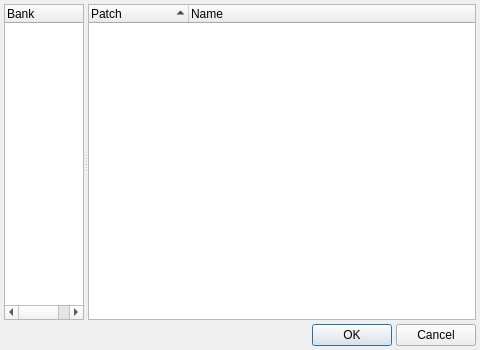
<ui version="4.0" >
 <author>rncbc aka Rui Nuno Capela</author>
 <comment>qsynth - A fluidsynth Qt GUI Interface.

   Copyright (C) 2003-2007, rncbc aka Rui Nuno Capela. All rights reserved.

   This program is free software; you can redistribute it and/or
   modify it under the terms of the GNU General Public License
   as published by the Free Software Foundation; either version 2
   of the License, or (at your option) any later version.

   This program is distributed in the hope that it will be useful,
   but WITHOUT ANY WARRANTY; without even the implied warranty of
   MERCHANTABILITY or FITNESS FOR A PARTICULAR PURPOSE.  See the
   GNU General Public License for more details.

   You should have received a copy of the GNU General Public License along
   with this program; if not, write to the Free Software Foundation, Inc.,
   51 Franklin Street, Fifth Floor, Boston, MA 02110-1301 USA.

</comment>
 <class>PatchesDialog</class>
 <widget class="QDialog" name="PatchesDialog" >
  <property name="geometry" >
   <rect>
    <x>0</x>
    <y>0</y>
    <width>480</width>
    <height>350</height>
   </rect>
  </property>
  <property name="minimumSize" >
   <size>
    <width>300</width>
    <height>150</height>
   </size>
  </property>
  <property name="windowTitle" >
   <string>Qsynth: Channel Preset</string>
  </property>
  <property name="windowIcon" >
   <iconset/>
  </property>
  <layout class="QVBoxLayout" >
   <item>
    <widget class="QSplitter" name="m_splitter" >
     <property name="sizePolicy" >
      <sizepolicy vsizetype="Expanding" hsizetype="Expanding" >
       <horstretch>0</horstretch>
       <verstretch>0</verstretch>
      </sizepolicy>
     </property>
     <property name="orientation" >
      <enum>Qt::Horizontal</enum>
     </property>
     <widget class="QTreeWidget" name="m_bankListView" >
      <property name="minimumSize" >
       <size>
        <width>20</width>
        <height>0</height>
       </size>
      </property>
      <property name="maximumSize" >
       <size>
        <width>80</width>
        <height>32767</height>
       </size>
      </property>
      <property name="toolTip" >
       <string>Bank selector</string>
      </property>
      <property name="alternatingRowColors" >
       <bool>true</bool>
      </property>
      <property name="indentation" >
       <number>4</number>
      </property>
      <property name="rootIsDecorated" >
       <bool>false</bool>
      </property>
      <property name="uniformRowHeights" >
       <bool>true</bool>
      </property>
      <property name="itemsExpandable" >
       <bool>false</bool>
      </property>
      <property name="sortingEnabled" >
       <bool>true</bool>
      </property>
      <property name="allColumnsShowFocus" >
       <bool>true</bool>
      </property>
      <column>
       <property name="text" >
        <string>Bank</string>
       </property>
      </column>
     </widget>
     <widget class="QTreeWidget" name="m_progListView" >
      <property name="toolTip" >
       <string>Program selector</string>
      </property>
      <property name="alternatingRowColors" >
       <bool>true</bool>
      </property>
      <property name="indentation" >
       <number>4</number>
      </property>
      <property name="rootIsDecorated" >
       <bool>false</bool>
      </property>
      <property name="uniformRowHeights" >
       <bool>true</bool>
      </property>
      <property name="itemsExpandable" >
       <bool>false</bool>
      </property>
      <property name="sortingEnabled" >
       <bool>true</bool>
      </property>
      <property name="allColumnsShowFocus" >
       <bool>true</bool>
      </property>
      <column>
       <property name="text" >
        <string>Patch</string>
       </property>
      </column>
      <column>
       <property name="text" >
        <string>Name</string>
       </property>
      </column>
     </widget>
    </widget>
   </item>
   <item>
    <layout class="QHBoxLayout" >
     <property name="spacing" >
      <number>4</number>
     </property>
     <property name="leftMargin" >
      <number>0</number>
     </property>
     <property name="topMargin" >
      <number>0</number>
     </property>
     <property name="rightMargin" >
      <number>0</number>
     </property>
     <property name="bottomMargin" >
      <number>0</number>
     </property>
     <item>
      <spacer>
       <property name="orientation" >
        <enum>Qt::Horizontal</enum>
       </property>
       <property name="sizeType" >
        <enum>QSizePolicy::Expanding</enum>
       </property>
       <property name="sizeHint" >
        <size>
         <width>120</width>
         <height>8</height>
        </size>
       </property>
      </spacer>
     </item>
     <item>
      <widget class="QPushButton" name="m_okButton" >
       <property name="toolTip" >
        <string/>
       </property>
       <property name="text" >
        <string>OK</string>
       </property>
       <property name="iconSize" >
        <size>
         <width>0</width>
         <height>0</height>
        </size>
       </property>
       <property name="default" >
        <bool>true</bool>
       </property>
      </widget>
     </item>
     <item>
      <widget class="QPushButton" name="m_cancelButton" >
       <property name="toolTip" >
        <string/>
       </property>
       <property name="text" >
        <string>Cancel</string>
       </property>
       <property name="iconSize" >
        <size>
         <width>0</width>
         <height>0</height>
        </size>
       </property>
      </widget>
     </item>
    </layout>
   </item>
  </layout>
 </widget>
 <layoutdefault spacing="4" margin="4" />
 <tabstops>
  <tabstop>m_okButton</tabstop>
  <tabstop>m_cancelButton</tabstop>
 </tabstops>
 <resources/>
 <connections/>
</ui>
